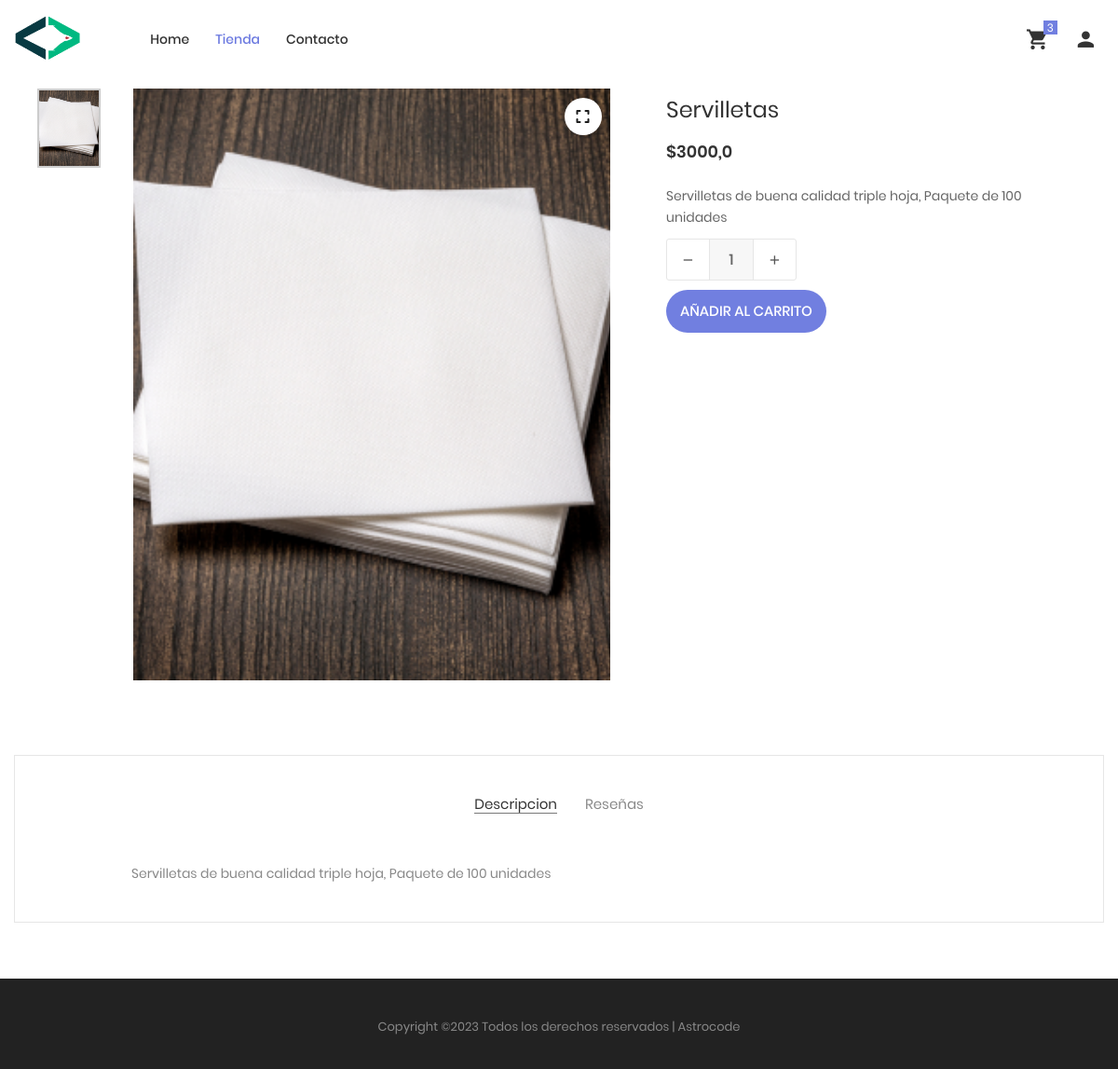
The page /detalleProducto/1 (signed in) on the database its author committed.
### Modulos/Inventario/models.py (models this page shows)
class Productos(models.Model):
    codigoProducto = models.PositiveIntegerField(blank=False, null=False, primary_key=True)
    nombreProducto = models.CharField(max_length=100)
    descripcionProducto = models.CharField(max_length=1000)
    precioUnidad = models.DecimalField(max_digits=10, decimal_places=1)
    stock = models.PositiveIntegerField()
    proveedor = models.ForeignKey(Proveedores, on_delete=models.CASCADE)
    categoria = models.ForeignKey(Categorias, on_delete=models.CASCADE, default="")
    imagen = models.ImageField(upload_to='Productos/', null=True)

### Modulos/Facturacion/views.py (the view)
# urls.py: path('detalleProducto/<codigo>', views.productDetail),
def productDetail(request, codigo):
    producto = get_object_or_404(Productos, codigoProducto=codigo)
    listarReseñas = Reseñas.objects.filter(producto=codigo)
    listarCarrito = CarritoCompras.objects.filter(cliente=int(request.session.get("Cedula")))
    total_carrito = sum(item.precioTotal for item in listarCarrito)
    return render(request, "Eccomerce/product-detail.html", {'Producto': producto, 'Reseñas': listarReseñas, 'Carrito': listarCarrito, 'TotalCarrito': total_carrito})

### Modulos/Facturacion/templates/Eccomerce/product-detail.html (shortened to what this page needs)
{%load static%}
<!DOCTYPE html>
<html lang="en">
<head>
	<link rel="stylesheet" type="text/css" href="{% static 'assets/vendor-shop/bootstrap/css/bootstrap.min.css' %}">
	<link rel="stylesheet" href="https://cdnjs.cloudflare.com/ajax/libs/font-awesome/6.4.0/css/all.min.css" />
	<link rel="stylesheet" type="text/css" href="{% static 'assets/fonts/iconic/css/material-design-iconic-font.min.css' %}">
	<link rel="stylesheet" type="text/css" href="{% static 'assets/fonts/linearicons-v1.0.0/icon-font.min.css' %} ">
	<link rel="stylesheet" type="text/css" href="{% static 'assets/vendor-shop/animate/animate.css' %}">
	<link rel="stylesheet" type="text/css" href="{% static 'assets/vendor-shop/css-hamburgers/hamburgers.min.css' %}">
	<link rel="stylesheet" type="text/css" href="{% static 'assets/vendor-shop/animsition/css/animsition.min.css' %}">
	<link rel="stylesheet" type="text/css" href="{% static 'assets/vendor-shop/select2/select2.min.css' %}">
	<link rel="stylesheet" type="text/css" href="{% static 'assets/vendor-shop/daterangepicker/daterangepicker.css' %}">
	<link rel="stylesheet" type="text/css" href="{% static 'assets/vendor-shop/slick/slick.css' %}">
	<link rel="stylesheet" type="text/css" href="{% static 'assets/vendor-shop/MagnificPopup/magnific-popup.css' %}">
	<link rel="stylesheet" type="text/css" href="{% static 'assets/vendor-shop/perfect-scrollbar/perfect-scrollbar.css' %}">
	<link rel="stylesheet" type="text/css" href="{% static 'assets/css/eccomerce/util.css' %}">
	<link rel="stylesheet" type="text/css" href="{% static 'assets/css/eccomerce/main.css' %}">
</head>
<body class="animsition">
	<header>
		<div class="wrap-menu-desktop">
			<nav class="limiter-menu-desktop container">
				<a href="#" class="logo">
					<img src="{% static 'assets/images/Astrocode.png' %}" alt="IMG-LOGO">
				</a>
				<div class="menu-desktop">
					<ul class="main-menu">
						<li>
							<a href="/">Home</a>
						</li>
						<li class="active-menu">
							<a href="/shop/">Tienda</a>
						</li>
						<li>
							<a href="/contacto/">Contacto</a>
						</li>
					</ul>
				</div>
				<div class="wrap-icon-header flex-w flex-r-m">
					<div class="icon-header-item cl2 hov-cl1 trans-04 p-l-22 p-r-11 icon-header-noti js-show-cart" data-notify="{{Carrito|length}}">
						<i class="zmdi zmdi-shopping-cart"></i>
					</div>
					<a href="/perfilUsuarios/" class="dis-block icon-header-item cl2 hov-cl1 trans-04 p-l-22 p-r-11">
						<i class="zmdi zmdi-account"></i>
					</a>
				</div>
			</nav>
		</div>
</header>
	<section class="sec-product-detail bg0 p-t-95 p-b-60">
		<div class="container">
			<div class="row">
				<div class="col-md-6 col-lg-7 p-b-30">
					<div class="p-l-25 p-r-30 p-lr-0-lg">
						<div class="wrap-slick3 flex-sb flex-w">
							<div class="wrap-slick3-dots"></div>
							<div class="slick3 gallery-lb">
								<div class="item-slick3" data-thumb="{{Producto.imagen.url}}">
									<div class="wrap-pic-w pos-relative">
										<img src="{{Producto.imagen.url}}" alt="IMG-PRODUCT">
										<a class="flex-c-m size-108 how-pos1 bor0 fs-16 cl10 bg0 hov-btn3 trans-04" href="{{Producto.imagen.url}}">
											<i class="fa fa-expand"></i>
										</a>
									</div>
								</div>
							</div>
						</div>
					</div>
				</div>
				<div class="col-md-6 col-lg-5 p-b-30">
					<div class="p-r-50 p-t-5 p-lr-0-lg">
						<h4 class="mtext-105 cl2 js-name-detail p-b-14">
							{{Producto.nombreProducto}}
						</h4>
						<span class="mtext-106 cl2">
							${{Producto.precioUnidad}}
						</span>
						<p class="stext-102 cl3 p-t-23">
							{{Producto.descripcionProducto}}
						</p>
						<div>
							<div class="flex-w flex-l-m p-b-10">
								<div class="size-204 flex-w flex-m respon6-next">
									<form action="/añadirCarrito/" method="post">{% csrf_token %}
										<div class="wrap-num-product flex-w m-r-20 m-tb-10">
											<div class="btn-num-product-down cl8 hov-btn3 trans-04 flex-c-m">
												<i class="fs-16 zmdi zmdi-minus"></i>
											</div>
											<input class="mtext-104 cl3 txt-center num-product" type="number" name="num-product" value="1">
											<div class="btn-num-product-up cl8 hov-btn3 trans-04 flex-c-m">
												<i class="fs-16 zmdi zmdi-plus"></i>
											</div>
										</div>
										<button class="flex-c-m stext-101 cl0 size-101 bg1 bor1 hov-btn1 p-lr-15 trans-04 js-addcart-detail">
											Añadir al Carrito
										</button>
									</form>
								</div>
							</div>
						</div>
					</div>
				</div>
			</div>
			<div class="bor10 m-t-50 p-t-43 p-b-40">
				<div class="tab01">
					<ul class="nav nav-tabs" role="tablist">
						<li class="nav-item p-b-10">
							<a class="nav-link active" data-toggle="tab" href="#description" role="tab">Descripcion</a>
						</li>
						<li class="nav-item p-b-10">
							<a class="nav-link" data-toggle="tab" href="#reviews" role="tab">Reseñas</a>
						</li>
					</ul>
					<div class="tab-content p-t-43">
						<div class="tab-pane fade show active" id="description" role="tabpanel">
							<div class="how-pos2 p-lr-15-md">
								<p class="stext-102 cl6">
									{{Producto.descripcionProducto}}
								</p>
							</div>
						</div>
					</div>
				</div>
			</div>
		</div>
	</section>
	<footer class="bg3 p-b-32">
		<div class="container">
			<div class="p-t-40">
				<p class="stext-107 cl6 txt-center">
					Copyright &copy;<script>document.write(new Date().getFullYear());</script> Todos los derechos reservados | Astrocode</a>
				</p>
			</div>
		</div>
	</footer>
</body>
</html>

### procoldelvalle/static/assets/css/eccomerce/main.css (style rules this page uses)
.container { max-width: 1380px; }
@media (max-width: 1600px) { .container { max-width: 1200px; } }
.slick-slide { outline: none !important; }
.wrap-menu-desktop { position: fixed; z-index: 1100; background-color: transparent; width: 100%; height: 84px; top: 0px; left: 0px; background-color: #fff; -webkit-transition: height 0.3s, background-color 0.3s; -o-transition: height 0.3s, background-color 0.3s; -moz-transition: height 0.3s, background-color 0.3s; transition: height 0.3s, background-color 0.3s; }
.limiter-menu-desktop { height: 100%; display: -webkit-box; display: -webkit-flex; display: -moz-box; display: -ms-flexbox; display: flex; align-items: center; background-color: transparent; }
.logo { display: -webkit-box; display: -webkit-flex; display: -moz-box; display: -ms-flexbox; display: flex; align-items: center; height: 65%; margin-right: 55px; }
.logo img { max-width: 100%; max-height: 100%; }
.menu-desktop { display: -webkit-box; display: -webkit-flex; display: -moz-box; display: -ms-flexbox; display: flex; align-items: center; height: 100%; }
.main-menu { list-style-type: none; margin: 0; display: -webkit-box; display: -webkit-flex; display: -moz-box; display: -ms-flexbox; display: flex; align-items: center; }
.main-menu > li { display: block; position: relative; padding: 20px 10px 20px 0px; margin: 0px 4px 0px 14px; }
.main-menu > li > a { font-family: Poppins-Medium; font-size: 14px; color: #333; padding: 5px 0px; transition: all 0.4s; -webkit-transition: all 0.4s; -o-transition: all 0.4s; -moz-transition: all 0.4s; }
.wrap-icon-header { flex-grow: 1; }
.icon-header-item { position: relative; font-size: 26px; line-height: 1; cursor: pointer; }
.icon-header-noti::after { content: attr(data-notify); font-family: Poppins-Regular; font-size: 12px; color: #fff; line-height: 15px; text-align: center; display: block; position: absolute; top: -7px; right: 0; min-width: 15px; height: 15px; padding: 0 3px; background-color: #717fe0; }
.main-menu > li.active-menu > a { color: #6c7ae0; }
.wrap-slick3 { position: relative; }
.wrap-slick3-dots { width: 11.111111%; }
.slick3 { width: 83.333333%; }
.tab01 .nav-tabs { display: -webkit-box; display: -webkit-flex; display: -moz-box; display: -ms-flexbox; display: flex; flex-wrap: wrap; justify-content: center; align-items: center; border: none; }
.tab01 .nav-tabs .nav-item { margin: 0px 15px; }
.tab01 .nav-link { font-family: Poppins-Regular; font-size: 15px; color: #888; line-height: 1.2; padding: 0; border-radius: 0px; border: none; border-bottom: 1px solid transparent; -webkit-transition: all 0.4s; -o-transition: all 0.4s; -moz-transition: all 0.4s; transition: all 0.4s; }
.tab01 .nav-link.active { color: #333; border-color: #797979; }
.wrap-num-product { width: 140px; height: 45px; border: 1px solid #e6e6e6; border-radius: 3px; overflow: hidden; }
.btn-num-product-up, .btn-num-product-down { width: 45px; height: 100%; cursor: pointer; }
.num-product { width: calc(100% - 90px); height: 100%; border-left: 1px solid #e6e6e6; border-right: 1px solid #e6e6e6; background-color: #f7f7f7; }
input.num-product { -moz-appearance: textfield; appearance: none; -webkit-appearance: none; }
.cl0 { color: #fff; }
.cl2 { color: #333; }
.cl3 { color: #666; }
.cl6 { color: #888; }
.cl8 { color: #555; }
.cl10 { color: #1d1d1d; }
.stext-101 { font-family: Poppins-Medium; font-size: 15px; line-height: 1.466667; text-transform: uppercase; }
.stext-102 { font-family: Poppins-Regular; font-size: 14px; line-height: 1.7; }
.stext-107 { font-family: Poppins-Regular; font-size: 13px; line-height: 1.923; }
.mtext-104 { font-family: Poppins-Medium; font-size: 16px; line-height: 1.6; }
.mtext-105 { font-family: Poppins-Regular; font-size: 24px; line-height: 1.5; }
.mtext-106 { font-family: Poppins-SemiBold; font-size: 18px; line-height: 1.388888; }
.size-101 { min-width: 161px; height: 46px; }
.size-108 { width: 40px; height: 40px; }
.size-204 { width: calc(100% - 105px); }
.bg0 { background-color: #fff; }
.bg1 { background-color: #717fe0; }
.bg3 { background-color: #222; }
.bor0 { border-radius: 50%; }
.bor1 { border-radius: 23px; }
.bor10 { border: 1px solid #e6e6e6; }
.how-pos1 { position: absolute; top: 10px; right: 10px; }
.how-pos2 { padding-left: 10.7%; padding-right: 11%; }

### rows shown on the page
Productos: imagen (picture), nombreProducto "Servilletas", precioUnidad "3000,0", descripcionProducto "Servilletas de buena calidad triple hoja, Paquete de 100 unidades"
